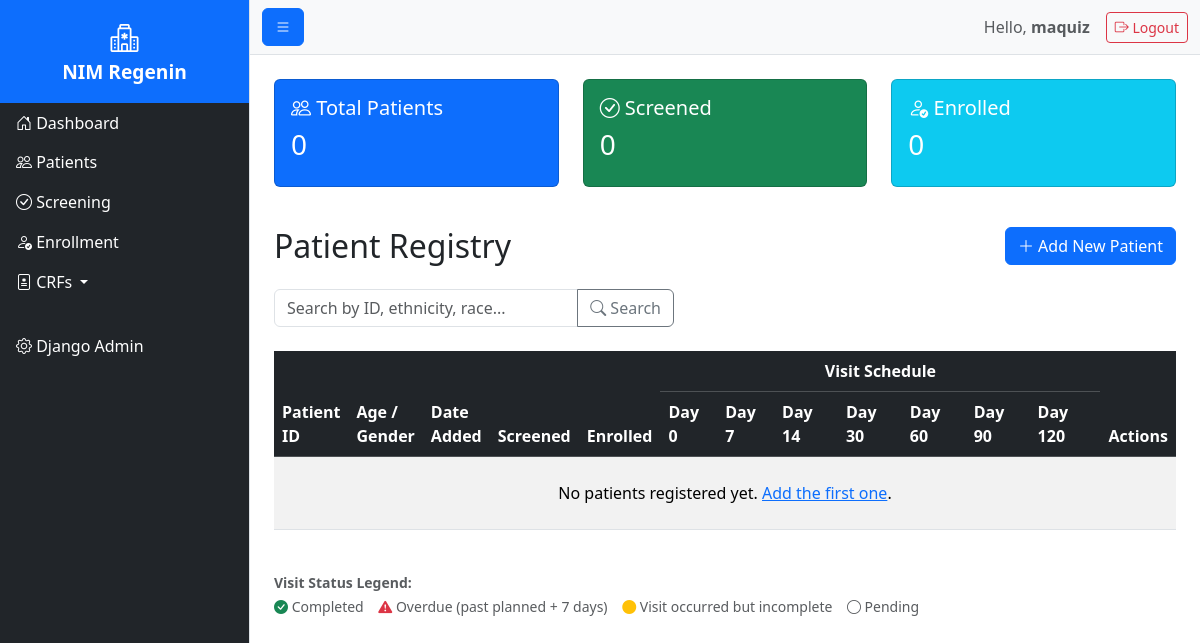
Page /patients/ (signed in) on the earlier database version.
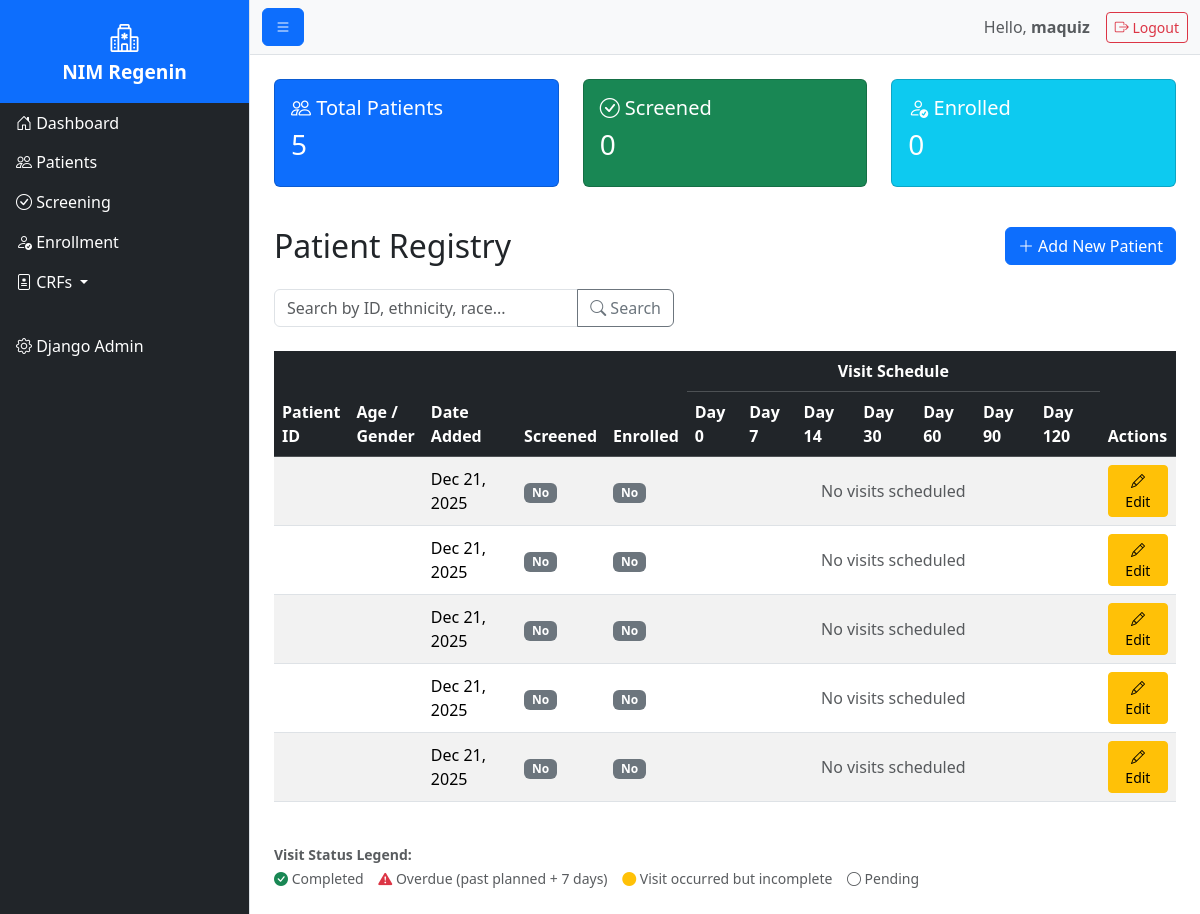
Same page on the later database version.
### nimregenin/models.py (models this page shows, shortened)
class Demographic(models.Model):
    patient_id = models.CharField(
        max_length=50,
        unique=True,
        help_text="Unique patient identifier (e.g., PT-001)"
    )
    SITE_CHOICES = (
        ('SITE001', 'Site 001 - City Hospital'),
        ('SITE002', 'Site 002 - University Medical Center'),
        ('SITE003', 'Site 003 - Regional Clinic'),
        ('SITE004', 'Site 004 - Private Practice'),
    )
    site = models.CharField(
        max_length=20,  # Matches longest code
        choices=SITE_CHOICES,
        blank=True,
        null=True,
        help_text="Clinical site where patient is enrolled"
    )
    date_of_birth = models.DateField(
        null=True,
        blank=True,
        help_text="Patient's date of birth"
    )
    age = models.PositiveIntegerField(
        null=True,
        blank=True,
        validators=[MinValueValidator(0), MaxValueValidator(120)],
        help_text="Patient age in years (0–120)"
    )
    GENDER_CHOICES = (
        ('M', 'Male'),
        ('F', 'Female'),
        ('O', 'Other'),
        ('U', 'Unknown'),
    )
    gender = models.CharField(
        max_length=1,
        choices=GENDER_CHOICES,
        blank=True,
        help_text="Patient gender"
    )
    ethnicity = models.CharField(
        max_length=100,
        blank=True,
        help_text="Ethnicity (e.g., Hispanic or Latino)"
    )
    race = models.CharField(
        max_length=100,
        blank=True,
        help_text="Race (e.g., White, Asian, Black)"
    )
    created_at = models.DateTimeField(auto_now_add=True)
    updated_at = models.DateTimeField(auto_now=True)
    class Meta:
        verbose_name_plural = "Demographics"
        ordering = ['-created_at']

### nimregenin/views/demographic.py (the view, shortened to what this page needs)
# urls.py: path('patients/', PatientListView.as_view(), name='patient_list'),
class PatientListView(LoginRequiredMixin, ListView):
    model = Demographic
    template_name = 'nimregenin/patient_list.html'
    context_object_name = 'patients'
    paginate_by = 25
    ordering = ['-created_at']
    def get_queryset(self):
        queryset = super().get_queryset().prefetch_related('visits')
        today = timezone.now().date()
        search = self.request.GET.get('search')
        if search:
            queryset = queryset.filter(
                Q(patient_id__icontains=search) |
                Q(ethnicity__icontains=search) |
                Q(race__icontains=search)
            )
        for patient in queryset:
            overdue_count = 0
            patient.overdue_visits = overdue_count
        return queryset
    def get_context_data(self, **kwargs):
        context = super().get_context_data(**kwargs)
        today = timezone.now().date()
        context['title'] = 'Patient Registry'
        context['total_patients'] = Demographic.objects.count()
        context['total_screened'] = Screening.objects.values('patient_id').distinct().count()
        context['total_enrolled'] = Enrollment.objects.values('patient_id').distinct().count()
        context['search_term'] = self.request.GET.get('search', '')
        context['overdue_patient_count'] = Demographic.objects.filter(
            visits__planned_date__lt=today - timedelta(days=7),
            visits__completed=False
        ).distinct().count()
        return context

### nimregenin/templates/nimregenin/patient_list.html (shortened to what the changed rows need)
{% extends 'base.html' %}
{% block content %}
    <div class="row mb-4">
        <div class="col-md-4 mb-3">
            <div class="card text-white bg-primary h-100">
                <div class="card-body">
                    <h5><i class="bi bi-people"></i> Total Patients</h5>
                    <h3>{{ total_patients }}</h3>
                </div>
            </div>
        </div>
    </div>
    <div class="d-flex justify-content-between align-items-center mb-4">
        <h2 class="mb-0">Patient Registry</h2>
    </div>
    <div class="table-responsive">
        <table class="table table-striped table-hover align-middle">
            <thead class="table-dark">
                <tr>
                    <th rowspan="2">Patient<br>ID</th>
                    <th rowspan="2">Age /<br>Gender</th>
                    <th rowspan="2">Date<br>Added</th>
                    <th rowspan="2">Screened</th>
                    <th rowspan="2">Enrolled</th>
                    <th colspan="7" class="text-center">Visit Schedule</th>
                    <th rowspan="2">Actions</th>
                </tr>
                <tr>
                    <th>Day 0</th>
                    <th>Day 7</th>
                    <th>Day 14</th>
                    <th>Day 30</th>
                    <th>Day 60</th>
                    <th>Day 90</th>
                    <th>Day 120</th>
                </tr>
            </thead>
            <tbody>
                {% for patient in patients %}
                <tr>
                    <td><strong>{{ patient.patient_id }}</strong></td>
                    <td>
                    </td>
                    <td>{{ patient.created_at|date:"M d, Y" }}</td>
                    <td>
                        {% if patient.screened > 0 %}
                            <span class="badge bg-success">Yes</span>
                        {% else %}
                            <span class="badge bg-secondary">No</span>
                        {% endif %}
                    </td>
                    <td>
                        {% if patient.enrolled > 0 %}
                            <span class="badge bg-info text-dark">Yes</span>
                        {% else %}
                            <span class="badge bg-secondary">No</span>
                        {% endif %}
                    </td>
                    {% for visit in patient.visits.all|dictsort:"planned_date" %}
                    <td class="text-center position-relative">
                        <a href="{% url 'nimregenin:patient_visit_detail' patient.pk visit.pk %}"
                           class="text-decoration-none"
                           title="{{ visit.get_visit_type_display }} - Planned: {{ visit.planned_date|date:'M d, Y' }}">
                            {% if visit.completed %}
                                <i class="bi bi-check-circle-fill text-success fs-5"></i>
                            {% elif visit.is_overdue %}
                                <i class="bi bi-exclamation-triangle-fill text-danger fs-5"></i>
                                <span class="position-absolute top-0 start-100 translate-middle badge rounded-pill bg-danger">
                                    !
                                </span>
                            {% elif visit.actual_date %}
                                <i class="bi bi-circle-fill text-warning fs-5"></i>
                            {% else %}
                                <i class="bi bi-circle text-muted fs-5"></i>
                            {% endif %}
                        </a>
                    </td>
                    {% empty %}
                    <td colspan="7" class="text-center text-muted">No visits scheduled</td>
                    {% endfor %}
                    <td>
                        <a href="{% url 'nimregenin:patient_update' patient.pk %}"
                           class="btn btn-sm btn-warning">
                            <i class="bi bi-pencil"></i> Edit
                        </a>
                    </td>
                </tr>
                {% empty %}
                <tr>
                    <td colspan="13" class="text-center py-4">
                        {% if search_term %}
                            No patients found for "{{ search_term }}".
                        {% else %}
                            No patients registered yet.
                            <a href="{% url 'nimregenin:patient_create' %}">Add the first one</a>.
                        {% endif %}
                    </td>
                </tr>
                {% endfor %}
            </tbody>
        </table>
    </div>
{% endblock %}

Differences in the rows shown:
added Demographic: created_at "Dec 21, 2025"
added Demographic: created_at "Dec 21, 2025"
added Demographic: created_at "Dec 21, 2025"
added Demographic: created_at "Dec 21, 2025"
added Demographic: created_at "Dec 21, 2025"
Other differences:
{{ total_patients }}: "0" → "5"
text no longer shown: "No patients registered yet. Add the first one ."
